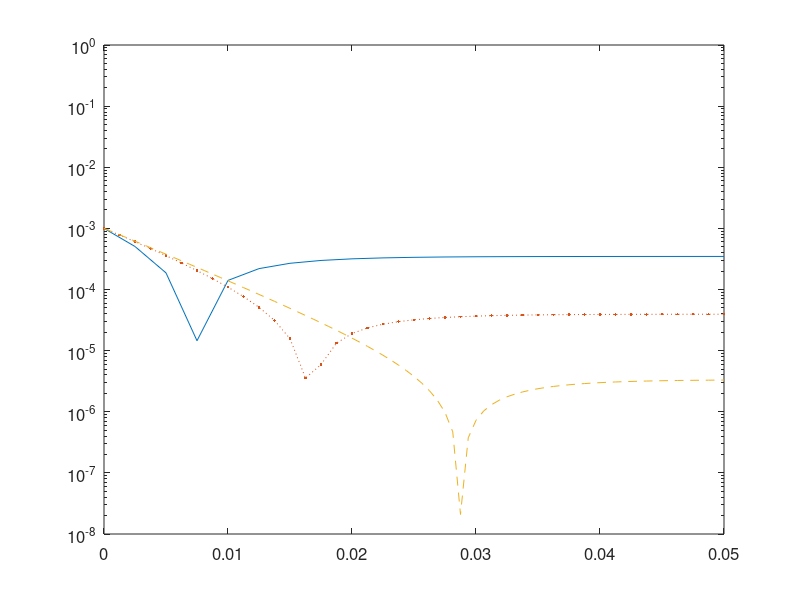

Reproduce this figure in MATLAB. (Note: this script raises an error after producing the figure.)
% u'(t)=1-c*sqrt(u)*u, t in [0,0.05] 
% Initial condition: u(0)=u_s ;
clear; clc,close all;
tic
Nt = [20 40 80];
U = [];
Error = [];
c = 10000;
u_s = 1/sqrt(c);
ta = 0;
tb = 0.05;
kappa = 800;
fun = @(t,u) 1-c*abs(u)*u;
pz = @(z) 1+z+z^2/2+z^3/6+z^4/24+0.004477718303076*z^5;
for k = 1:length(Nt)
    N = Nt(k);
    h = (tb-ta)/N;
    A = [1 0 0 0 0;
         0.444370493651235 0.555629506348765 0 0 0;
         0.620101851488403 0 0.379898148511597 0 0;
         0.178079954393132 0 0 0.821920045606868 0;
         0 0 0.517231671970585 0.096059710526147 0.386708617503268];
    b = [0.39175222657189 0 0 0 0;
         0 0.368410593050371 0 0 0;
         0 0 0.251891774271694 0 0;
         0 0 0 0.54497475022852 0;
         0 0 0 0.063692468666290 0.226007483236906];
    t = ta:h:tb;                     % interval partition
    u(1) = 0.9*u_s;                  % initial value
    % Taylor polynomial approximations 
    ci = [0 0.39175222700392 0.58607968896779 0.47454236302687 0.93501063100924 1.0];
    psi(1) = pz(ci(1)*h*kappa);
    psi(2) = pz(ci(2)*h*kappa);
    psi(3) = pz(ci(3)*h*kappa);
    psi(4) = pz(ci(4)*h*kappa);
    psi(5) = pz(ci(5)*h*kappa);
    psi(6) = pz(ci(6)*h*kappa);
    for n = 1:N
        % MERK(5,4)
        u1 = 1/psi(2)*( psi(1)*( A(1,1)*u(n)+b(1,1)*h.*( fun(t(n),u(n))+       kappa*u(n) ) ) );
        u2 = 1/psi(3)*( psi(1)*( A(2,1)*u(n)+b(2,1)*h.*( fun(t(n),u(n))+       kappa*u(n) ) )+...
                        psi(2)*( A(2,2)*u1+  b(2,2)*h.*( fun(t(n)+0.39175222700392*h,u1)+kappa*u1 ) ) );
        u3 = 1/psi(4)*( psi(1)*( A(3,1)*u(n)+b(3,1)*h.*( fun(t(n),u(n))+       kappa*u(n) ) )+...
                        psi(2)*( A(3,2)*u1+  b(3,2)*h.*( fun(t(n)+0.39175222700392*h,u1)+kappa*u1 ) )+...
                        psi(3)*( A(3,3)*u2+  b(3,3)*h.*( fun(t(n)+0.58607968896779*h,u2)+kappa*u2 ) ) );
        u4 = 1/psi(5)*( psi(1)*( A(4,1)*u(n)+b(4,1)*h.*( fun(t(n),u(n))+       kappa*u(n) ) )+...
                        psi(2)*( A(4,2)*u1+  b(4,2)*h.*( fun(t(n)+0.39175222700392*h,u1)+kappa*u1 ) )+...
                        psi(3)*( A(4,3)*u2+  b(4,3)*h.*( fun(t(n)+0.58607968896779*h,u2)+kappa*u2 ) )+...
                        psi(4)*( A(4,4)*u3+  b(4,4)*h.*( fun(t(n)+0.47454236302687*h,u3)+kappa*u3 ) ) );
    u(n+1) = 1/psi(6)*( psi(1)*( A(5,1)*u(n)+b(5,1)*h.*( fun(t(n),u(n))+       kappa*u(n) ) )+...
                        psi(2)*( A(5,2)*u1+  b(5,2)*h.*( fun(t(n)+0.39175222700392*h,u1)+kappa*u1 ) )+...
                        psi(3)*( A(5,3)*u2+  b(5,3)*h.*( fun(t(n)+0.58607968896779*h,u2)+kappa*u2 ) )+...
                        psi(4)*( A(5,4)*u3+  b(5,4)*h.*( fun(t(n)+0.47454236302687*h,u3)+kappa*u3 ) )+...
                        psi(5)*( A(5,5)*u4+  b(5,5)*h.*( fun(t(n)+0.93501063100924*h,u4)+kappa*u4 ) ) );
    end
    T{k} = t;
    U{k} = u;
end
t_s = ta:0.0001:tb;
u_s = ones(1,length(t_s))*u_s;

%% logarithmic plot
figure(1)
semilogy(T{1},abs(U{1}-0.01),'-',T{2},abs(U{2}-0.01),':.',T{3},abs(U{3}-0.01),'--');
axis([ta,tb,1e-8,1e-0]);
set(gcf,'color','w');
set (gca,'FontSize',12,'fontweight','demi');
xlabel('$t$','Interpreter','latex','FontSize',16);
ylabel('$|u-u^{*}|$','Interpreter','latex','FontSize',16);
legend('$N=20$','$N=40$','$N=80$','location','northeast');
set(gcf,'Units','centimeters','Position',[10 5 13 10]);
set(gca,'linewidth',1);
set(gca,'box','off');
set(get(gca,'Children'),'linewidth',2);
toc
